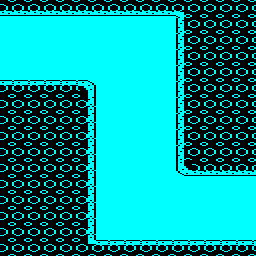

This is a level from a 2D game, rendered from its Tiled map with the project's own tilesets. A one-line summary and the complete map file follow:
An orthogonal 16x16 tile map with 16x16 px tiles, 1 tile layer (Tile Layer 1) and 2 objects (2x edge_exit).

<map version="1.8" tiledversion="1.8.2" orientation="orthogonal" renderorder="right-down" width="16" height="16" tilewidth="16" tileheight="16" infinite="0" backgroundcolor="#00ffff" nextlayerid="4" nextobjectid="11">
 <tileset firstgid="1" source="../../tiled/porthole.tsx" />
 <layer id="1" name="Tile Layer 1" width="16" height="16">
  <data encoding="csv">
35,35,35,35,35,35,35,35,35,35,35,43,54,54,54,54,
1,1,1,1,1,1,1,1,1,1,1,36,54,54,54,54,
1,1,1,1,1,1,1,1,1,1,1,36,54,54,54,54,
1,1,1,1,1,1,1,1,1,1,1,36,54,54,54,54,
1,1,1,1,1,1,1,1,1,1,1,36,54,54,54,54,
33,33,33,33,33,37,1,1,1,1,1,36,54,54,54,54,
54,54,54,54,54,34,1,1,1,1,1,36,54,54,54,54,
54,54,54,54,54,34,1,1,1,1,1,36,54,54,54,54,
54,54,54,54,54,34,1,1,1,1,1,36,54,54,54,54,
54,54,54,54,54,34,1,1,1,1,1,36,54,54,54,54,
54,54,54,54,54,34,1,1,1,1,1,39,35,35,35,35,
54,54,54,54,54,34,1,1,1,1,1,1,1,1,1,1,
54,54,54,54,54,34,1,1,1,1,1,1,1,1,1,1,
54,54,54,54,54,34,1,1,1,1,1,1,1,1,1,1,
54,54,54,54,54,34,1,1,1,1,1,1,1,1,1,1,
54,54,54,54,54,41,33,33,33,33,33,33,33,33,33,33
</data>
 </layer>
 <objectgroup id="2" name="objects" />
 <objectgroup id="3" name="meta">
  <object id="9" name="edge_exit_03" type="edge_exit" x="0" y="16" width="16" height="64">
   <properties>
    <property name="id" value="edge_exit_03" />
    <property name="to" value="room01" />
   </properties>
  </object>
  <object id="10" name="edge_exit_04" type="edge_exit" x="240" y="176" width="16" height="64">
   <properties>
    <property name="id" value="edge_exit_04" />
    <property name="to" value="room03" />
   </properties>
  </object>
 </objectgroup>
</map>
